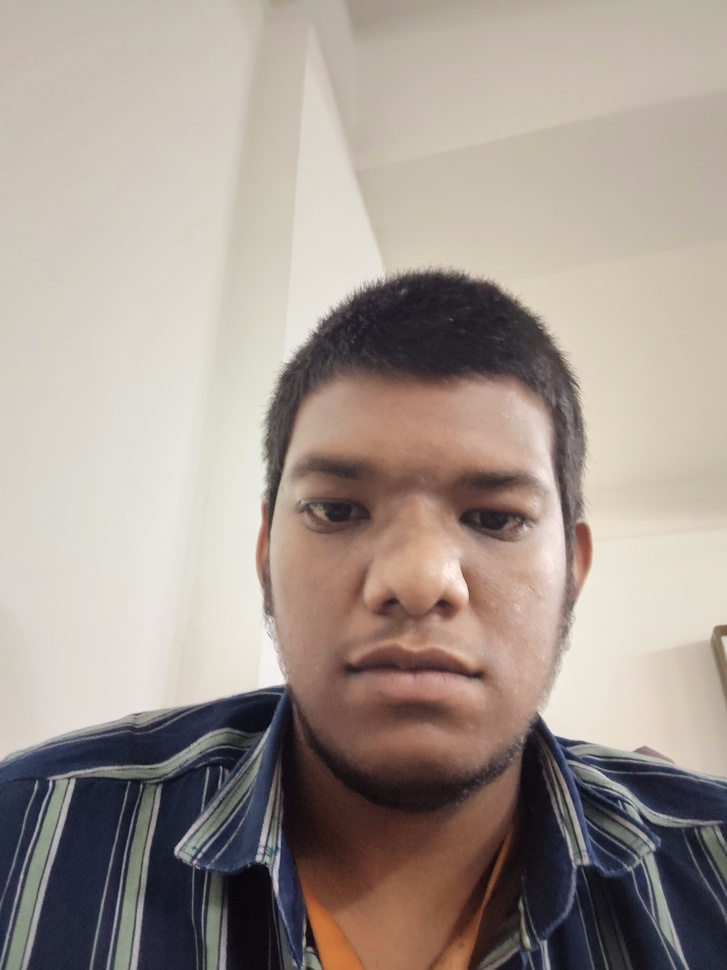
#> input picture Projects/lokesh.jpg, 727 x 970 px, shrunk from 2448 x 3264 before the run
$ jupyter execute 'Detecting faces.ipynb'
#> lines starting #> are read from the running program, lines starting #| are printed output that depends on the picture
[cell 1]
import cv2
import matplotlib.pyplot as plt

def detect_and_display_faces(image_path):
    """
    Loads an image, detects faces using OpenCV Haar Cascades,
    and displays the result using Matplotlib (Jupyter safe).
    """
#> called with image_path = 'lokesh.jpg'
    # 1. Load the image from the specified path
    img = cv2.imread(image_path)
#> img is the input picture: shape (970, 727, 3); mean B, G, R 144.1, 152.3, 163.9

    # Check if the image was successfully loaded
    if img is None:
        print(f"Error: Could not load image at '{image_path}'. Please check the path.")
        return

    # 2. Convert the image from BGR (OpenCV default) to RGB (Matplotlib default)
    # This ensures the colors look normal when we display it later
    img_rgb = cv2.cvtColor(img, cv2.COLOR_BGR2RGB)

    # 3. Convert the image to Grayscale
    # Face detection works much faster and more accurately on grayscale images
    gray_img = cv2.cvtColor(img, cv2.COLOR_BGR2GRAY)
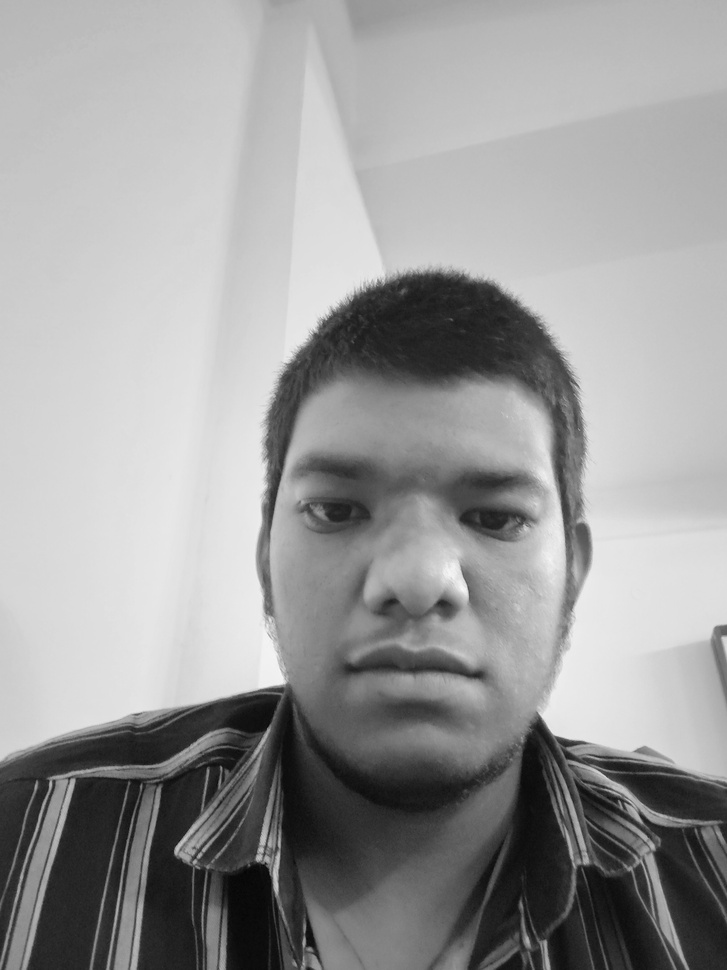
#> gray_img: shape (970, 727); min 4, max 249, mean 154.8

    # 4. Load the pre-trained Haar Cascade classifier for frontal faces
    # cv2.data.haarcascades points to the directory where OpenCV stores these pre-trained XML files
    cascade_path = cv2.data.haarcascades + 'haarcascade_frontalface_default.xml'
    face_cascade = cv2.CascadeClassifier(cascade_path)

    # 5. Detect faces in the grayscale image
    # scaleFactor: Parameter specifying how much the image size is reduced at each image scale
    # minNeighbors: Parameter specifying how many neighbors each candidate rectangle should have to retain it
    faces = face_cascade.detectMultiScale(
        gray_img,
        scaleFactor=1.1,
        minNeighbors=5,
        minSize=(30, 30)
    )
#> faces = [[230, 364, 382, 382]]

    print(f"Found {len(faces)} face(s) in the image!")
#| Found 1 face(s) in the image!

    # 6. Draw a rectangle around every face detected
    for (x, y, w, h) in faces:
        # cv2.rectangle(image, start_point, end_point, color(RGB), thickness)
        cv2.rectangle(img_rgb, (x, y), (x+w, y+h), (0, 255, 0), 4)
#> this loop made 1 pass
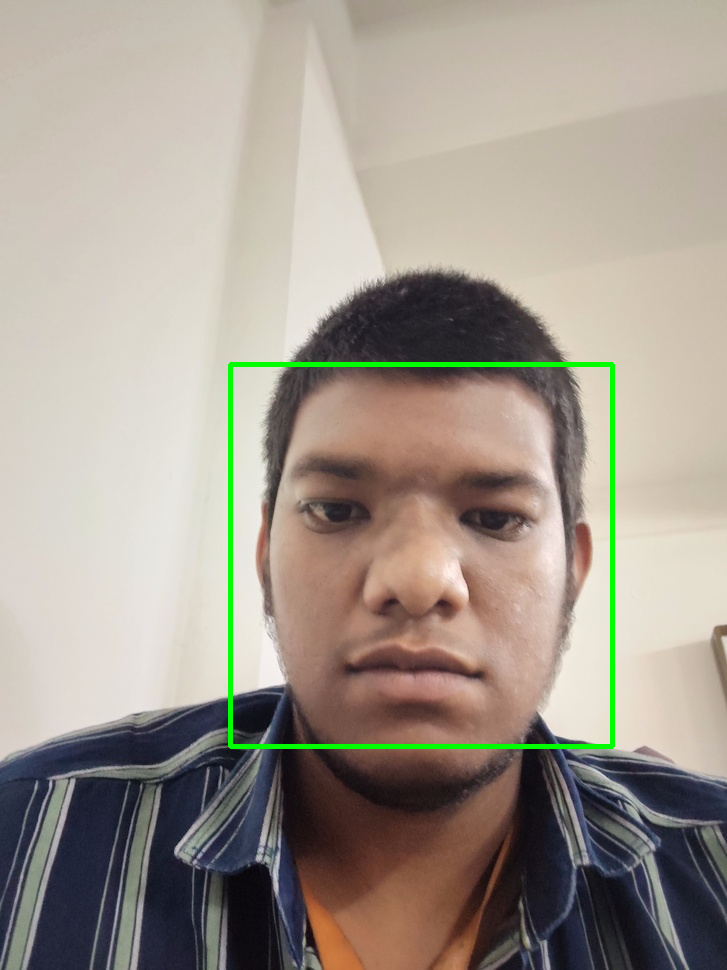
#> img_rgb: shape (970, 727, 3); mean R, G, B 162.2, 153.4, 142.5

    # 7. Display the image inline using Matplotlib
    plt.figure(figsize=(10, 8)) # Set the size of the displayed image
    plt.imshow(img_rgb)
    plt.axis('off') # Hide the axes ticks
    plt.title(f'Detected {len(faces)} Face(s)')
    plt.show()

# ==========================================
# How to run this in your Jupyter Notebook:
# ==========================================
# 1. Copy this entire script into a single cell.
# 2. Change 'your_image.jpg' to the actual path of an image on your computer.
#    (e.g., 'sample_faces.png' or 'C:/Users/Name/Pictures/photo.jpg')

image_file = 'lokesh.jpg'
detect_and_display_faces(image_file)

$ run again, with Projects/lanes.jpg copied over Projects/lokesh.jpg
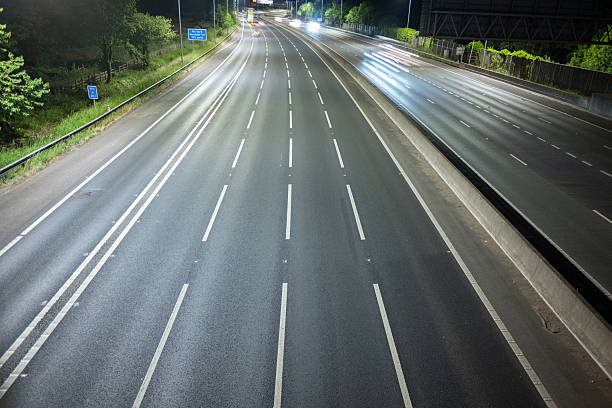
#> input picture Projects/lanes.jpg, 612 x 408 px
#> in detect_and_display_faces, img is the input picture: shape (408, 612, 3); mean B, G, R 105.3, 108.3, 100.2
#> in detect_and_display_faces, `gray_img = cv2.cvtColor(img, cv2.COLOR_BGR2GRAY)`:
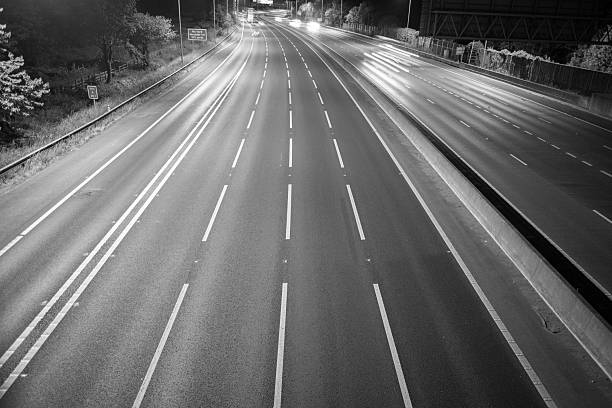
#> gray_img: shape (408, 612); min 0, max 255, mean 105.5
#> faces = [[202, 30, 86, 86]]
#| Found 1 face(s) in the image!
#> the loop in detect_and_display_faces, `for (x, y, w, h) in faces:` made 1 pass
#> after the loop in detect_and_display_faces, `for (x, y, w, h) in faces:`:
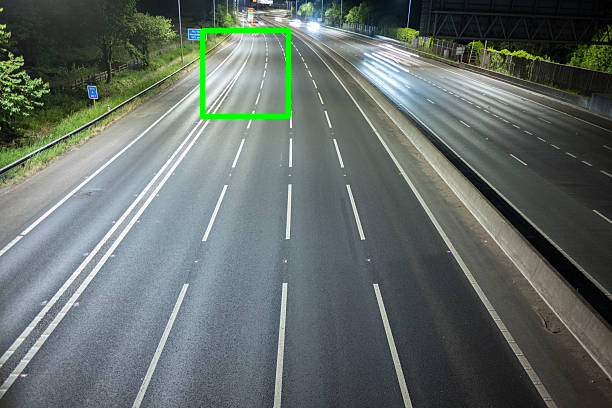
#> img_rgb: shape (408, 612, 3); mean R, G, B 99.1, 108.9, 104.2

$ run again, with Projects/ocean.jpg copied over Projects/lokesh.jpg
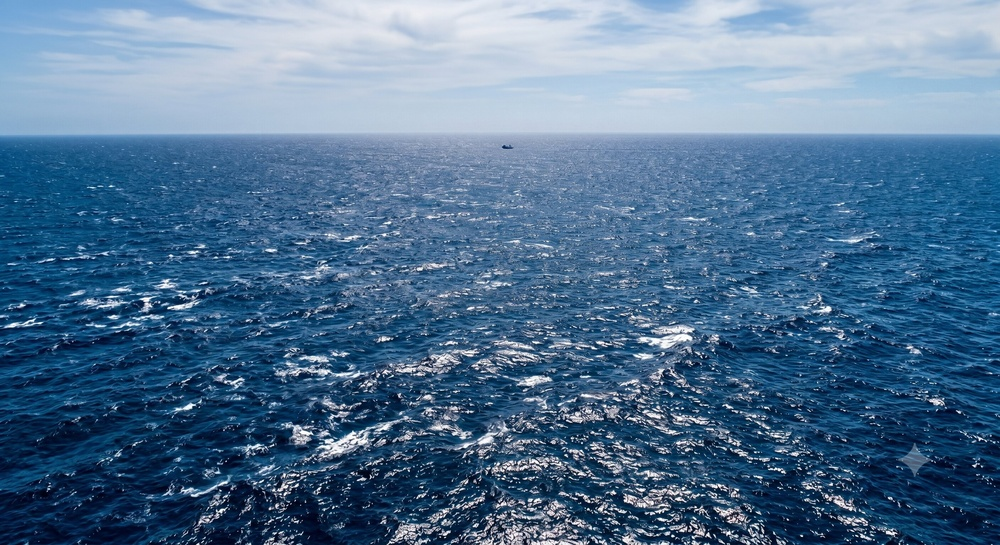
#> input picture Projects/ocean.jpg, 1000 x 545 px, shrunk from 2816 x 1536 before the run
#> in detect_and_display_faces, img is the input picture: shape (545, 1000, 3); mean B, G, R 146.9, 115.3, 82.1
#> in detect_and_display_faces, `gray_img = cv2.cvtColor(img, cv2.COLOR_BGR2GRAY)`:
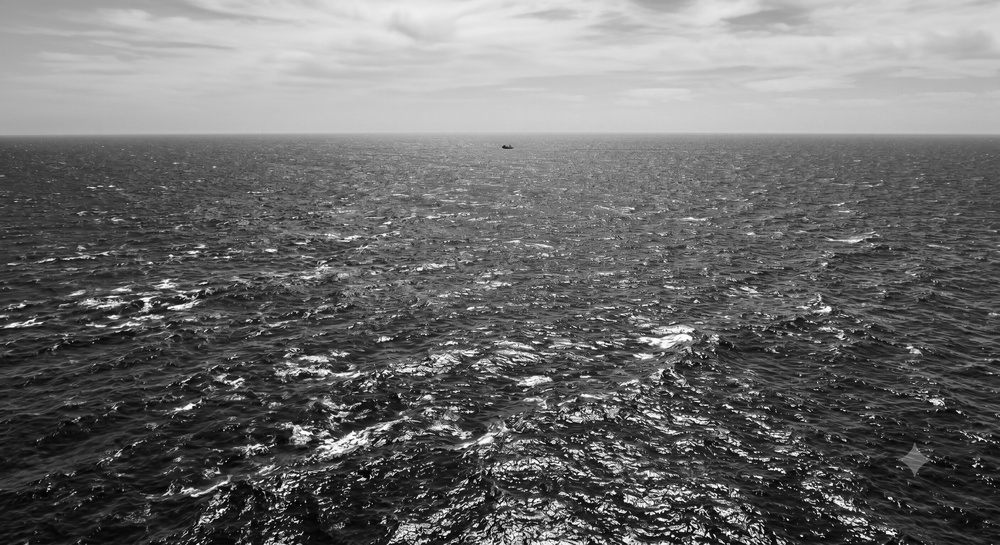
#> gray_img: shape (545, 1000); min 2, max 255, mean 109
#> faces = ()
#| Found 0 face(s) in the image!

$ run again, with Projects/ship.jpg copied over Projects/lokesh.jpg
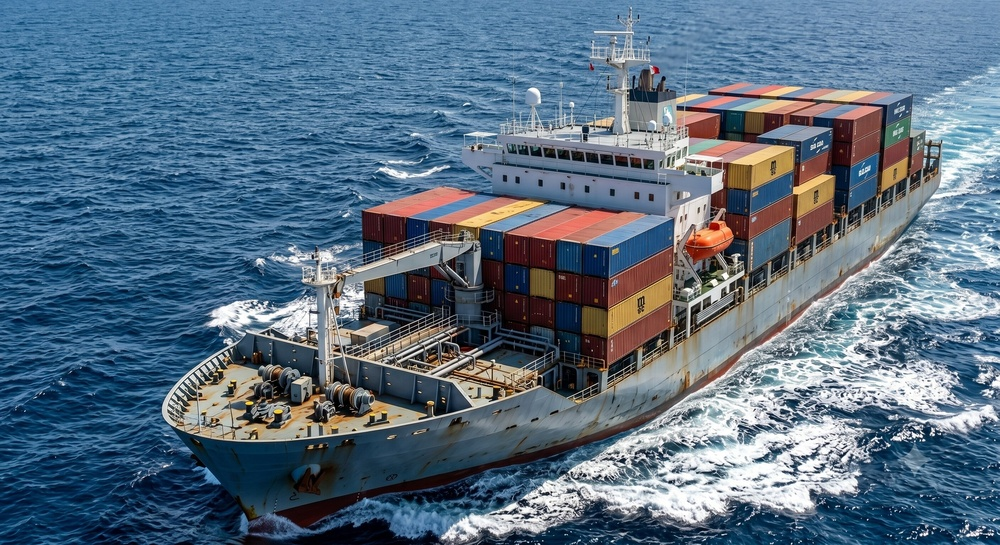
#> input picture Projects/ship.jpg, 1000 x 545 px, shrunk from 2816 x 1536 before the run
#> in detect_and_display_faces, img is the input picture: shape (545, 1000, 3); mean B, G, R 129.2, 110.2, 88.8
#> in detect_and_display_faces, `gray_img = cv2.cvtColor(img, cv2.COLOR_BGR2GRAY)`:
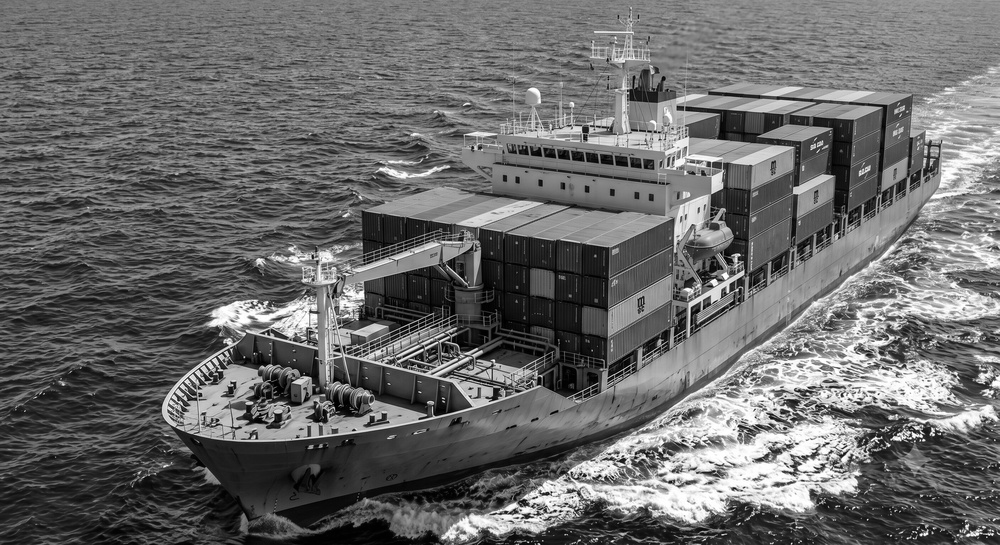
#> gray_img: shape (545, 1000); min 0, max 255, mean 106
#> faces = ()
#| Found 0 face(s) in the image!
